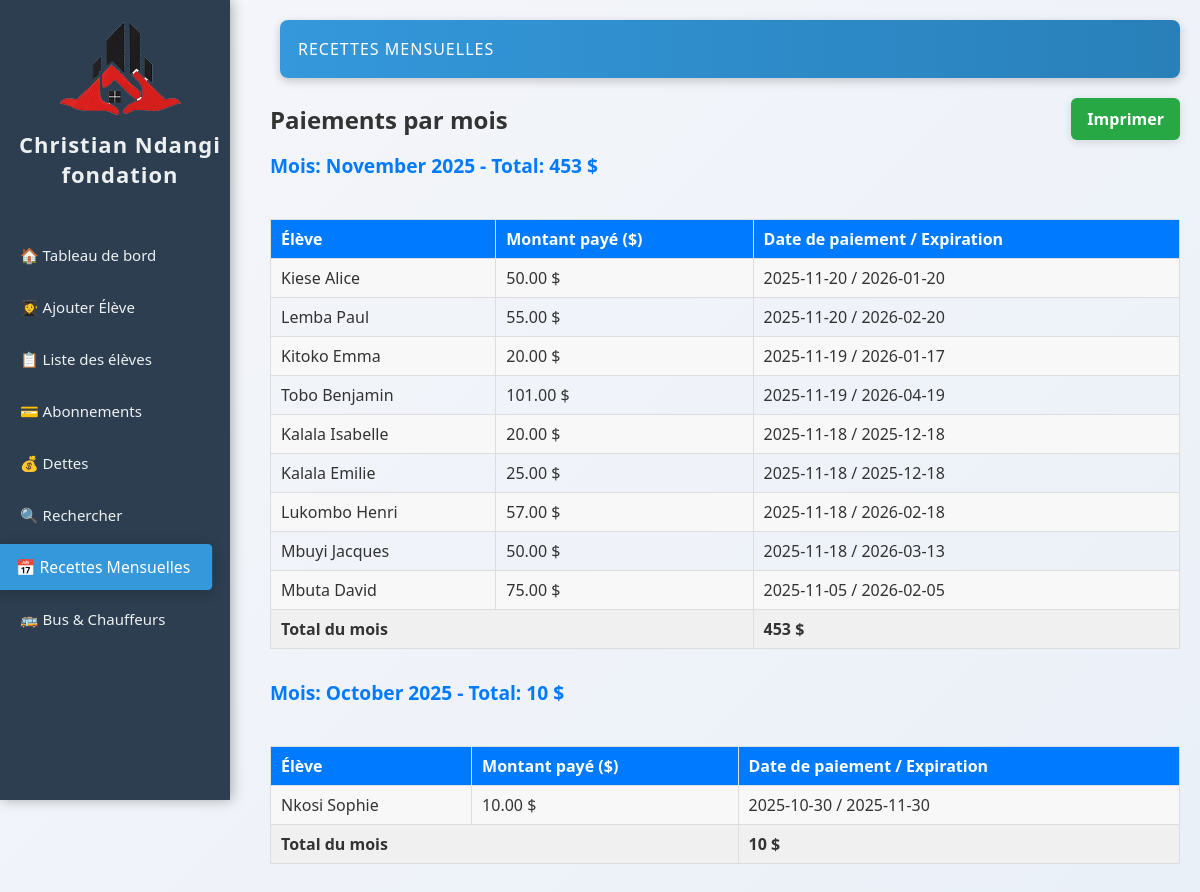
The page /recette_mensuel.php on the database as committed earlier.
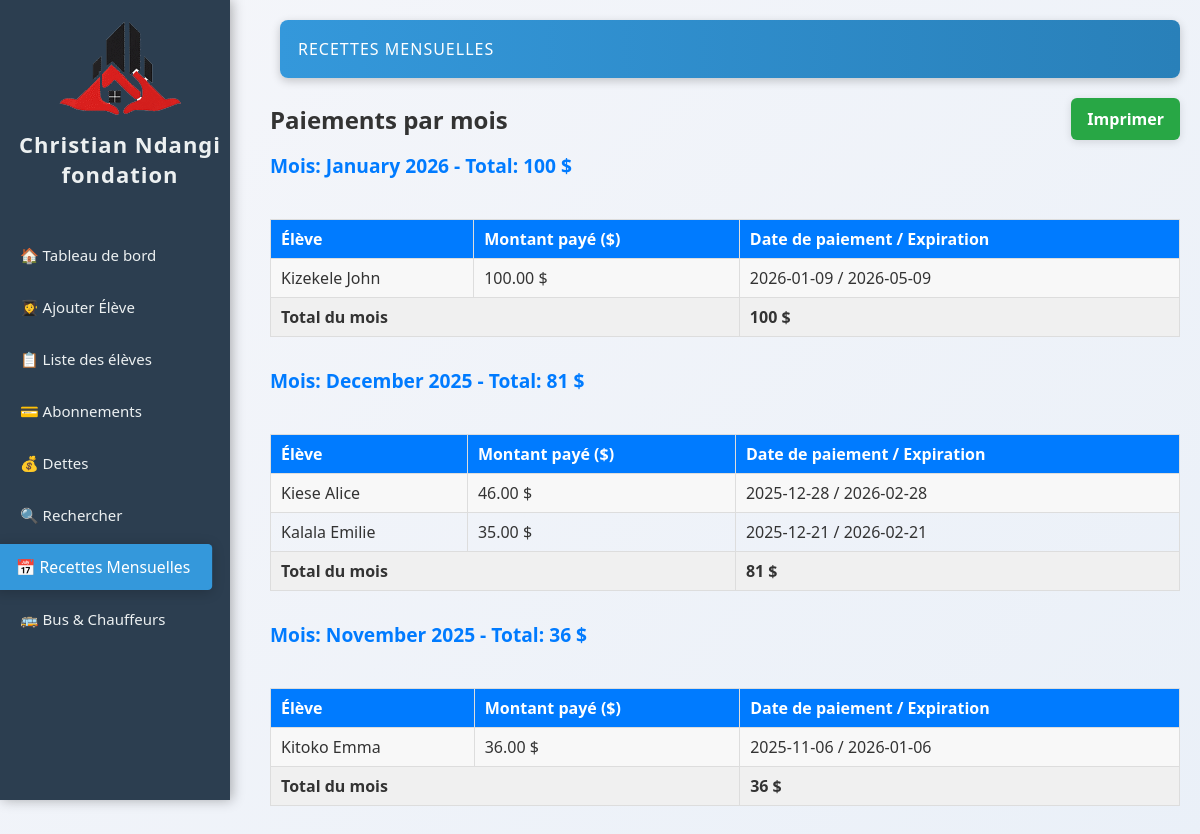
The same page on the database as committed later.
### tables this page shows
CREATE TABLE `abonnements` (
  `id` int(11) NOT NULL AUTO_INCREMENT,
  `eleve_id` int(11) NOT NULL,
  `montant` decimal(10,2) NOT NULL,
  `date_paiement` date NOT NULL,
  `date_expiration` date NOT NULL,
  `dette` decimal(10,2) DEFAULT 0.00,
  PRIMARY KEY (`id`),
  KEY `eleve_id` (`eleve_id`),
  CONSTRAINT `abonnements_ibfk_1` FOREIGN KEY (`eleve_id`) REFERENCES `eleves` (`id`) ON DELETE CASCADE
);

### recette_mensuel.php (the view, shortened to what this page needs)
<?php
require 'db/database.php';
$stmt = $pdo->query("
    SELECT
        YEAR(a.date_paiement) AS annee,
        MONTH(a.date_paiement) AS mois,
        CONCAT(e.nom, ' ', e.prenom) AS eleve_nom,
        a.montant,
        a.date_paiement,
        a.date_expiration
    FROM abonnements a
    JOIN eleves e ON a.eleve_id = e.id
    ORDER BY a.date_paiement DESC, e.nom ASC
");
$paiements = $stmt->fetchAll(PDO::FETCH_ASSOC);
$paiements_par_mois = [];
foreach ($paiements as $p) {
    $cle = $p['annee'] . '-' . str_pad($p['mois'], 2, '0', STR_PAD_LEFT);
    if (!isset($paiements_par_mois[$cle])) {
        $paiements_par_mois[$cle] = [];
    }
    $paiements_par_mois[$cle][] = $p;
}
?>
<!DOCTYPE html>
<html lang="fr">
<head>
    <link rel="stylesheet" href="css/style.css">
</head>
<body>
    <?php include 'sidebar.php'; ?>
    <div class="main-content">
        <header>Recettes Mensuelles</header>
        <div class="actions">
            <h2 style="margin:0;">Paiements par mois</h2>
            <a href="imprimer_recette.php" target="_blank" rel="noopener" class="print-btn">Imprimer</a>
        </div>
        <?php if (!empty($paiements_par_mois)): ?>
            <?php foreach ($paiements_par_mois as $mois => $paiements_mois): ?>
                <?php
                $total_mois = array_sum(array_column($paiements_mois, 'montant'));
                ?>
                <div class="mois-section">
                    <div class="mois-title">Mois: <?= date('F Y', strtotime($mois . '-01')) ?> - Total: <?= htmlspecialchars($total_mois) ?> $</div>
                    <div class="table-container">
                        <table>
                            <tr>
                                <th>Élève</th>
                                <th>Montant payé ($)</th>
                                <th>Date de paiement / Expiration</th>
                            </tr>
                            <?php foreach ($paiements_mois as $p): ?>
                            <tr>
                                <td><?= htmlspecialchars($p['eleve_nom']) ?></td>
                                <td><?= htmlspecialchars($p['montant']) ?> $</td>
                                <td><?= htmlspecialchars($p['date_paiement']) ?> / <?= htmlspecialchars($p['date_expiration']) ?></td>
                            </tr>
                            <?php endforeach; ?>
                            <tr style="font-weight: bold; background-color: #f0f0f0;">
                                <td colspan="2">Total du mois</td>
                                <td><?= htmlspecialchars($total_mois) ?> $</td>
                            </tr>
                        </table>
                    </div>
                </div>
            <?php endforeach; ?>
        <?php else: ?>
            <p>Aucun paiement enregistré pour le moment.</p>
        <?php endif; ?>
    </div>
</body>
</html>

Rows that differ between the two databases and show on the page:
removed abonnements: eleve_nom "Kiese Alice", montant "50.00", date_paiement "2025-11-20", date_expiration "2026-01-20", shown under "November 2025"
removed abonnements: eleve_nom "Lemba Paul", montant "55.00", date_paiement "2025-11-20", date_expiration "2026-02-20", shown under "November 2025"
removed abonnements: eleve_nom "Kitoko Emma", montant "20.00", date_paiement "2025-11-19", date_expiration "2026-01-17", shown under "November 2025"
removed abonnements: eleve_nom "Tobo Benjamin", montant "101.00", date_paiement "2025-11-19", date_expiration "2026-04-19", shown under "November 2025"
removed abonnements: eleve_nom "Kalala Isabelle", montant "20.00", date_paiement "2025-11-18", date_expiration "2025-12-18", shown under "November 2025"
removed abonnements: eleve_nom "Kalala Emilie", montant "25.00", date_paiement "2025-11-18", date_expiration "2025-12-18", shown under "November 2025"
removed abonnements: eleve_nom "Lukombo Henri", montant "57.00", date_paiement "2025-11-18", date_expiration "2026-02-18", shown under "November 2025"
removed abonnements: eleve_nom "Mbuyi Jacques", montant "50.00", date_paiement "2025-11-18", date_expiration "2026-03-13", shown under "November 2025"
removed abonnements: eleve_nom "Mbuta David", montant "75.00", date_paiement "2025-11-05", date_expiration "2026-02-05", shown under "November 2025"
removed abonnements: eleve_nom "Nkosi Sophie", montant "10.00", date_paiement "2025-10-30", date_expiration "2025-11-30", shown under "October 2025"
added abonnements: eleve_nom "Kizekele John", montant "100.00", date_paiement "2026-01-09", date_expiration "2026-05-09", shown under "January 2026"
added abonnements: eleve_nom "Kiese Alice", montant "46.00", date_paiement "2025-12-28", date_expiration "2026-02-28", shown under "December 2025"
added abonnements: eleve_nom "Kalala Emilie", montant "35.00", date_paiement "2025-12-21", date_expiration "2026-02-21", shown under "December 2025"
added abonnements: eleve_nom "Kitoko Emma", montant "36.00", date_paiement "2025-11-06", date_expiration "2026-01-06", shown under "November 2025"
Other text that changed with them:
new list line: "Mois: January 2026 - Total: 100 $ Élève Montant payé ($) Date de paiement / Expiration Total du mois 100 $"
new list line: "Mois: December 2025 - Total: 81 $ Élève Montant payé ($) Date de paiement / Expiration Total du mois 81 $"
new list line: "Mois: November 2025 - Total: 36 $ Élève Montant payé ($) Date de paiement / Expiration Total du mois 36 $"
list line gone: "Mois: November 2025 - Total: 453 $ Élève Montant payé ($) Date de paiement / Expiration Total du mois 453 $"
list line gone: "Mois: October 2025 - Total: 10 $ Élève Montant payé ($) Date de paiement / Expiration Total du mois 10 $"
